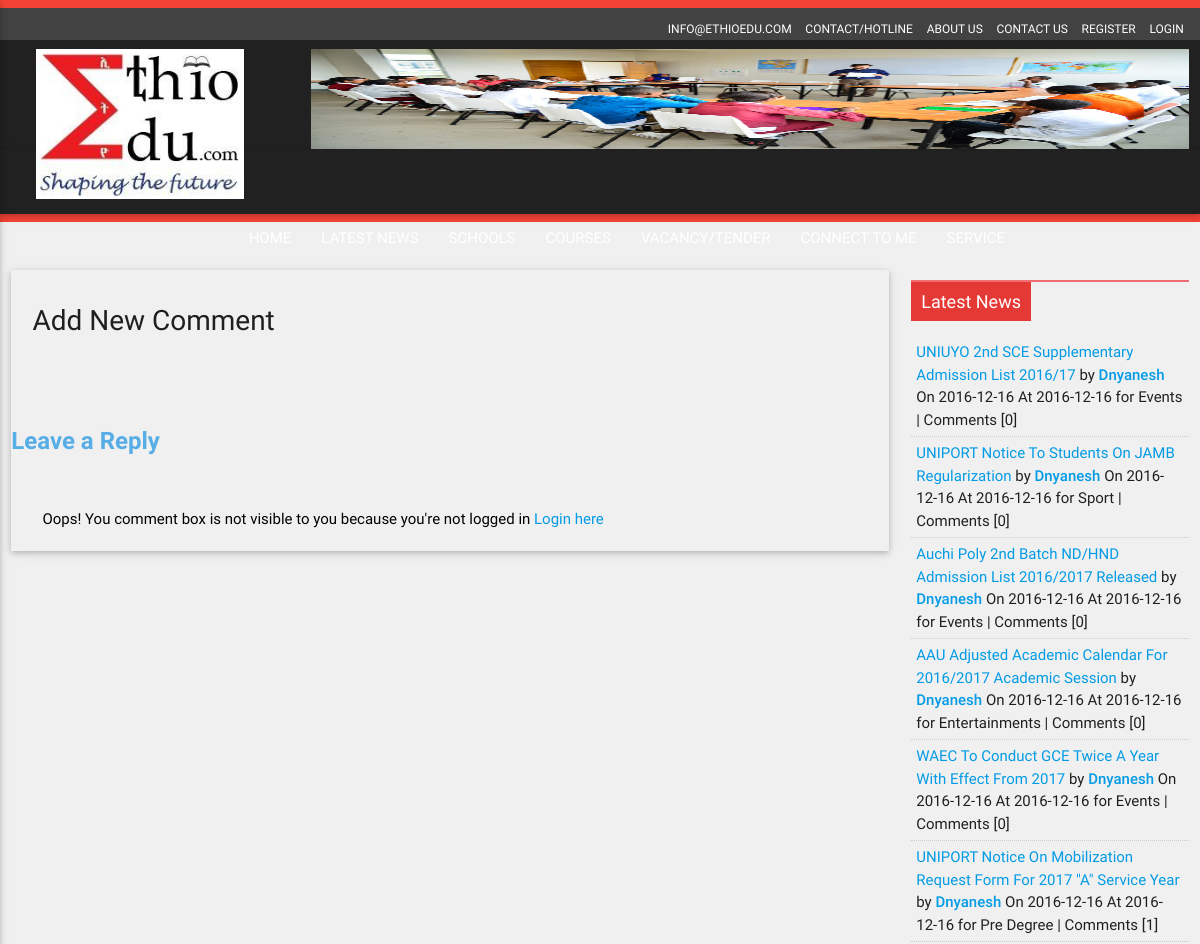
The app's page /index.php/schooldetails (upper part), older data.
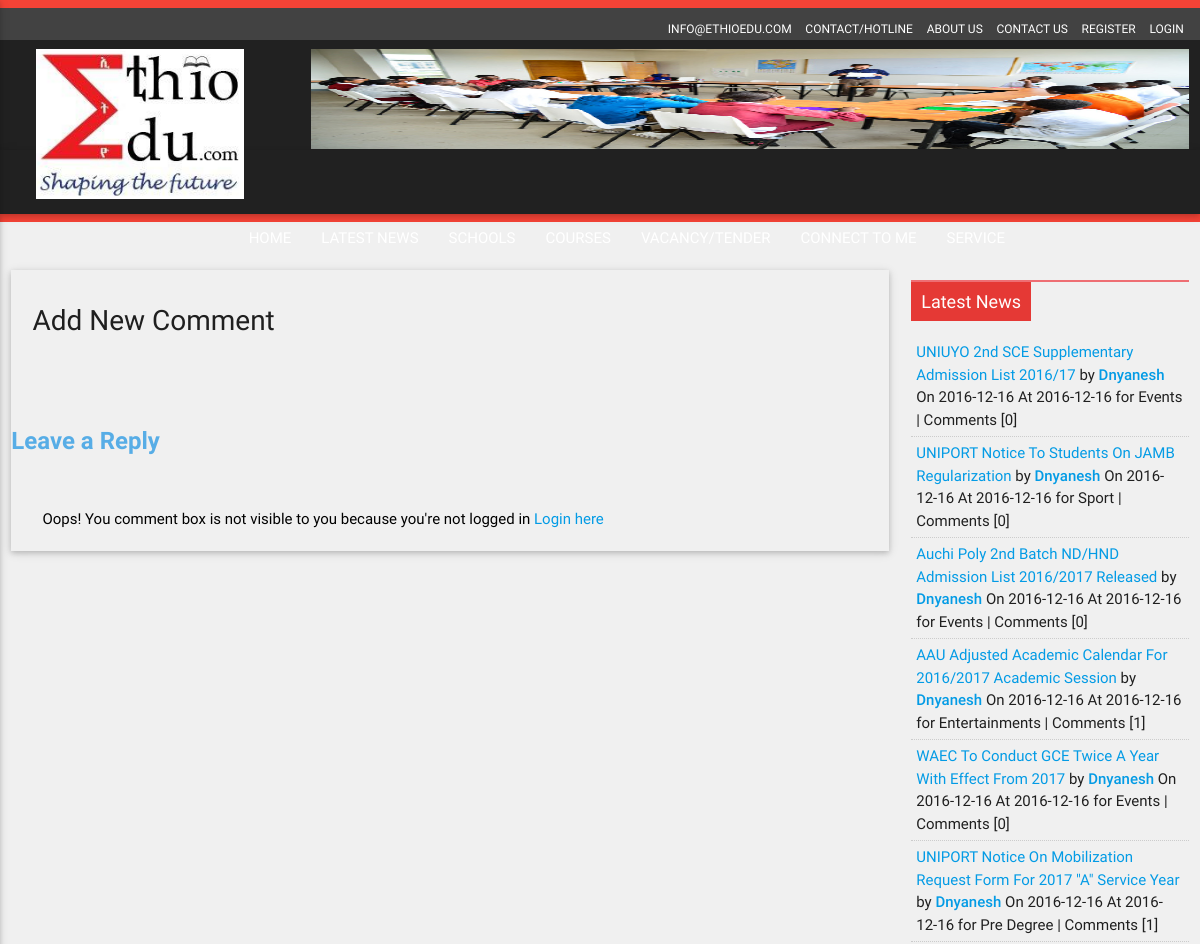
The same page, newer data.
### tables this page shows
CREATE TABLE `tbl_posts` (
  `post_id` int(11) NOT NULL,
  `post_title` varchar(100) NOT NULL,
  `post_desc` varchar(5000) NOT NULL,
  `post_category` varchar(50) NOT NULL,
  `post_attachment` varchar(50) NOT NULL,
  `post_author` varchar(50) NOT NULL,
  `post_source` varchar(50) NOT NULL,
  `post_event_date` varchar(100) NOT NULL,
  `post_event_time` varchar(100) NOT NULL,
  `post_date` varchar(50) NOT NULL,
  `post_time` varchar(50) NOT NULL,
  `post_venue` varchar(50) NOT NULL,
  `post_type` varchar(50) NOT NULL,
  `post_approve` varchar(10) NOT NULL,
  `user_id` int(11) NOT NULL
);

### application/controllers/Schooldetails.php (called while the page is built, shortened)
<?php
class Schooldetails extends CI_Controller {
    public function __construct()
    {
        $this->load->helper(array('form','url'));
        $this->load->library(array('session', 'form_validation', 'email'));
        $this->load->database();
        $this->load->model('Init_models');
    }
    public function index() {
         $sch_id = $this->uri->segment('3');
        $banners = $this->Init_models->getadvertisebanners();
        $view_params = array(
            'm_title' => 'School Details',
            'title' => 'School Details',
            'banners' => $banners
        );
        $view_params['news'] = $this->Init_models->selectnews();
        $view_params['sch_details'] = $this->Init_models->getsch_details($sch_id);
        $this->load->view('schooldetails',$view_params);
    }
}

### index.php (called while the page is built, shortened)
<?php
require_once BASEPATH.'core/CodeIgniter.php';

### application/models/Init_models.php (called while the page is built, shortened)
<?php
   class Init_models extends CI_Model
   {
      public function selectnews()
      {
        $query = $this->db->query("select tbl_posts.*,tbl_users.user_id,tbl_users.username,tbl_postresponse.pparent_id from tbl_posts LEFT JOIN tbl_users on tbl_users.user_id = tbl_posts.user_id LEFT JOIN tbl_postresponse on tbl_postresponse.post_id=tbl_posts.post_id where tbl_posts.post_type = 'news'&& tbl_posts.post_approve = 1 GROUP BY tbl_posts.post_id ORDER BY tbl_posts.post_date DESC,tbl_posts.post_time  DESC limit 10 ");
        return $query->result_array();
      }
   }
?>

### application/views/schooldetails.php (the view, shortened to what this page needs)
<div class="service-wrap ">
  <div class="row">
    <div class="col s12 m9 grid-example ">
      <div class="row school_detail_wrap z-depth-1">
        <div class="coment_box row">
          <div class="col m12">
            <h2>Add New Comment
            </h2>
          </div>
        </div>
        <div class="comment_info">
          <h3 class="page-heading"> Leave a Reply
          </h3>
        </div>
          <?php $this->session->flashdata('error_msg'); ?>
        <br/>
        <div class="coment_form">
          <?php  if ( !$this->session->userdata('logged_in')){?>
          <div class="col m12">
            <p class="black-text gist-heading">Oops! You comment box is not visible to you because you're not logged in
              <a href="<?php echo base_url() ?>index.php/login">Login here
              </a>
            </p>
          </div>
          <?php }?>
        </div>
      </div>
    </div>
  <div class="col s12 m3 ">
    <div class="latest_news_wrap ">
      <h1 class="red_label_title">Latest News
      </h1>
      <ul class="latest_news_list">
        <?php
foreach ($news as $row){
$news_id = $row['post_id'];
$query2 = $this->db->query("select count(*) as row_count from tbl_postresponse where post_id = '".$news_id."' and pparent_id = '0'");
?>
        <li class="Latest_news_content">
          <a href="<?php echo base_url()?>news_detail/show_one/<?= $news_id   ?>" class="news_link">
            <span class="News_title">
              <?php echo $row['post_title']; ?>
            </span>
          </a>
          <span id="newsdetailinfo" class="hmForumDateFormat">by
            <strong>
              <a href="<?php echo base_url(); ?>index.php/userdashboard?uid=<?php echo $row['user_id']; ?>">
                <?php echo $row['post_author']; ?>
              </a>
            </strong> On
            <?php echo $row['post_date']; ?> At
            <?php echo $row['post_date']; ?>
            <span class="infoText1"> for
              <?php echo $row['post_category'];?> | Comments [<?php echo $query2->result()[0]->row_count; ?>]
            </span>
          </span>
        </li>
        <?php } ?>
      </ul>
    </div>
  </div>
  </div>
</div>

Row changes from the older to the newer data that the page shows:
changed tbl_posts "AAU Adjusted Academic Calendar For 2016/2017 Academic Session": row_count "0" → "1"
